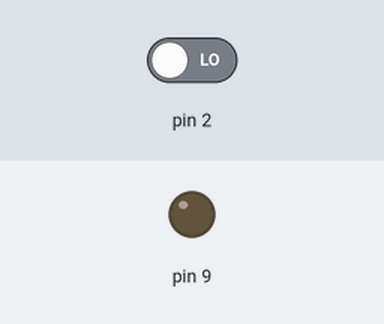
A sketch run on a simulated Arduino Uno, built with avr-gcc and run on an emulated ATmega328P. Parts: output pins drawn as LEDs (lit = HIGH). The test bench sets the inputs (shaded band); at power-on: pin 2 LOW.

Above: at 1.2 s.
1.3 s: pin 2 driven HIGH
At 2.5 s:
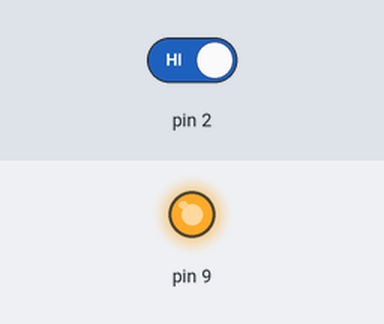
Timing chart, 0 to 4.3 s (numbered marks = the images above; inputs shaded):
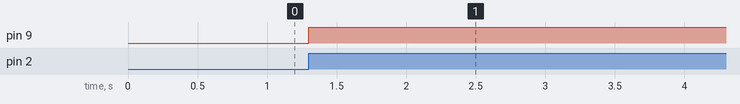

Measured:
- after the input at 1.3 s, pin 9: LOW → HIGH at once

The sketch:

clap_controlled_light.ino
```cpp
int lightState = 0;

void setup() {
  pinMode(2, INPUT);
  pinMode(9, OUTPUT);
}

void loop() {
  if (digitalRead(2) == HIGH) {
    if (lightState == 0) {
      lightState = 1;
      digitalWrite(9, HIGH);
    } else {
      lightState = 0;
      digitalWrite(9, LOW);
    }

    while (digitalRead(2) == HIGH) {
      delay(10);
    }

    delay(200);
  }
}
```
